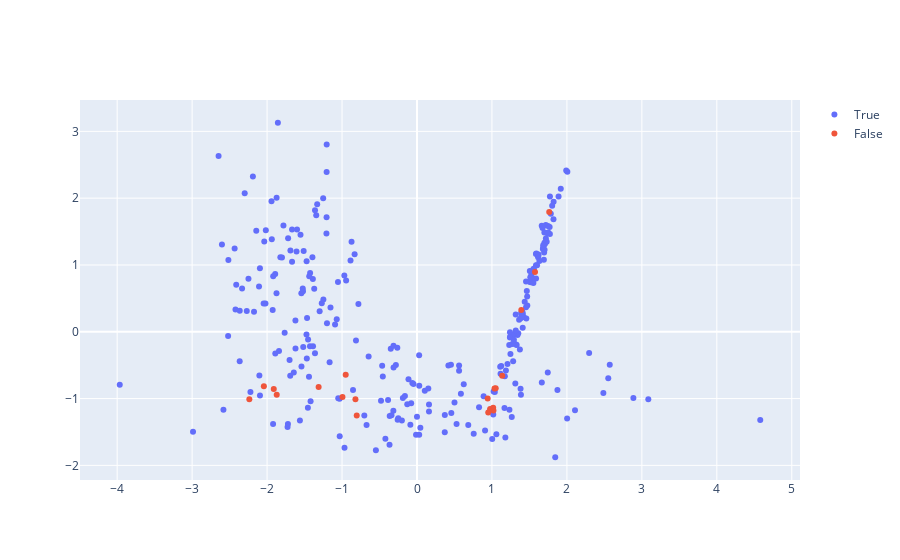

Notebook cell for this chart:
### Code cell
chart_data = pd.DataFrame(pca.transform(test_stimuli['x']), columns=['1', '2'])
chart_data['y'] = preds == test_stimuli['y']
trace = []
for y in chart_data['y'].unique():
    dfi = chart_data[chart_data['y'] == y]
    trace.append(go.Scatter(x=dfi['1'], y=dfi['2'], mode='markers', name=str(y)))
fig = go.Figure(data=trace)
fig.show()

### Figure 1 — Plotly figure (JSON) as saved in the notebook; plotly's stock layout.template omitted (floating-point values rounded to 4 significant figures; data arrays with more than 128 entries replaced by an {"elided": "..."} marker saying what was removed)
{"data": [{"mode": "markers", "name": "True", "x": {"elided": "280 float values"}, "y": {"elided": "280 float values"}, "type": "scatter"}, {"mode": "markers", "name": "False", "x": [-0.9943, -1.312, 0.9757, 0.9504, -0.8213, 1.392, 1.574, -1.871, -1.911, -0.804, 1.764, -2.237, 1.136, 0.9428, -2.043, -0.9511, 1.034, 1.016, 1.05, 1.02], "y": [-0.9777, -0.8255, -1.158, -1.207, -1.009, 0.3271, 0.8958, -0.9446, -0.8568, -1.255, 1.794, -1.01, -0.657, -0.9996, -0.817, -0.6422, -0.8506, -1.139, -0.8464, -1.18], "type": "scatter"}], "layout": {}}
